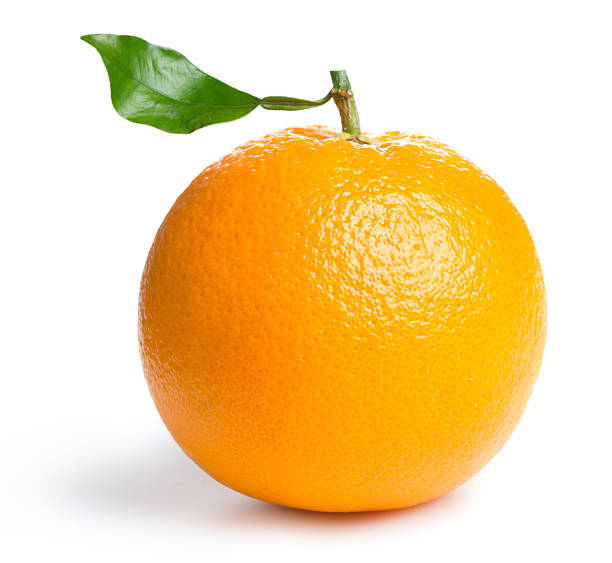
#> input picture OpenCV_Python_Tutorials/Working_with_Images/Image_Processing/orange.jpg, 612 x 563 px
$ jupyter execute '06_Scaling_Rotating_Shifting_&_Edge_Detection.ipynb'
#> lines starting #> are read from the running program, lines starting #| are printed output that depends on the picture; after the words box and inside, x2 and y2 are one past the last pixel; in counts of white or black regions, pixels touching at a corner belong together
### Scaling, Rotating, Shifting and Edge Detection

Image processing in Python is a rapidly growing field with a wide range of applications. It is used in a variety of industries, including Computer vision, medical imaging, security, etc.

#### What is Image Processing?

Image processing is the field of study and application that deals with modifying and analyzing digital images using computer algorithms. The goal of image processing is to enhance the visual quality of images, extract useful information, and make images suitable for further analysis or interpretation.

#### Image Processing Using OpenCV

OpenCV (Open Source Computer Vision) is a powerful and widely-used library for image processing and computer vision tasks. It provides a comprehensive set of functions and tools that facilitate the development of applications dealing with images and videos.

While taking photographs is as simple as pressing a button, processing and improving those images sometimes takes more than a few lines of code. That’s where image processing libraries like OpenCV come into play. OpenCV is a popular open-source package that covers a wide range of image processing and computer vision capabilities and methods. It supports multiple programming languages including Python, C++, and Java. OpenCV is highly tuned for real-time applications and has a wide range of capabilities.

#### Image Processing with Python

We will make the following operations most commonly uses for data augmentation task which training the model in computer Vision.

 1. Image Resizing
 2. Image Rotation
 3. Image Translation
 4. Image Shearing
 5. Image Normalization
 6. Edge detection in an Image
 7. Image Blurring
 8. Morphological Image Processing

#### 1. Image Resizing

Scaling operations increase or reduce the size of an image.

The cv2.resize() function is used to resize an python image in OpenCV. It takes the following arguments:

cv2.resize(src, dsize,interpolation)

 - src: The image to be resized.
 - dsize: The desired width and height of the resized image.
 - interpolation: The interpolation method to be used.

When the python image is resized, the interpolation method defines how the new pixels are computed. There are several interpolation techniques, each of which has its own quality vs. speed trade-offs.

It is important to note that resizing an image can reduce its quality. This is because the new pixels are calculated by interpolating between the existing pixels, and this can introduce some blurring.

[cell 1]
import cv2
import numpy as np

[cell 2]
# load the image
image = cv2.imread("orange.jpg", 1)
#> image is the input picture: shape (563, 612, 3); mean B, G, R 160.9, 215, 244.7

cv2.imshow("image", image)
cv2.waitKey(0)

# Define the scale factor
# Increase the size by 3 times
scale_factor_1 = 3.0
# Decrease the size by 3 times
scale_factor_2 = 1/3.0

# Get the original image dimensions
height, width = image.shape[:2]
#> height = 563; width = 612

# Calculate the new image dimensions
new_height = int(height * scale_factor_1)
#> new_height = 1689
new_width = int(width * scale_factor_1)
#> new_width = 1836

# Resize the image
zoomed_image = cv2.resize(src=image,
                          dsize=(new_width, new_height),
                          interpolation=cv2.INTER_CUBIC)

cv2.imshow("zoomed_image", zoomed_image)
cv2.waitKey(0)

# Calculate the new image dimensions
new_height1 = int(height * scale_factor_2)
#> new_height1 = 187
new_width1 = int(width * scale_factor_2)
#> new_width1 = 204

# Scaled image
scaled_image = cv2.resize(src=image,
                          dsize=(new_width1, new_height1),
                          interpolation= cv2.INTER_AREA)

cv2.imshow("scaled_image", scaled_image)
cv2.waitKey(0)

cv2.destroyAllWindows()

#### 2. Image Rotation

Images can be rotated to any degree clockwise or otherwise. We just need to define rotation matrix listing rotation point, degree of rotation and the scaling factor.

 - The cv2.getRotationMatrix2D() function is used to create a rotation matrix for an image. It takes the following arguments:
    - The center of rotation for the image.
    - The angle of rotation in degrees.
    - The scale factor.

 - The cv2.warpAffine() function is used to apply a transformation matrix to an image. It takes the following arguments:
    - The python image to be transformed.
    - The transformation matrix.
    - The output image size.

 - The rotation angle can be positive or negative. A positive angle rotates the image clockwise, while a negative angle rotates the image counterclockwise.

 - The scale factor can be used to scale the image up or down. A scale factor of 1 will keep the image the same size, while a scale factor of 2 will double the size of the python image.

[cell 3]
# load the image
image = cv2.imread("orange.jpg", 1)

cv2.imshow("image", image)
cv2.waitKey(0)

# Image rotation parameter
center = (image.shape[1] // 2, image.shape[0] // 2)
#> center = (306, 281)
angle = 30
scale = 1

# getRotationMatrix2D creates a matrix needed for transformation.
rotation_matrix = cv2.getRotationMatrix2D(center, angle, scale)

# We want matrix for rotation w.r.t center to 30 degree without scaling.
rotated_image = cv2.warpAffine(image, rotation_matrix, (image.shape[1], image.shape[0]))
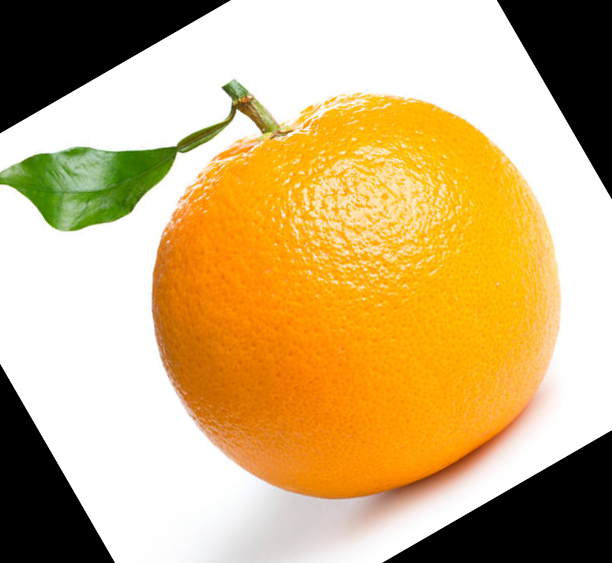
#> rotated_image: shape (563, 612, 3); mean B, G, R 121.5, 175.5, 205.3

cv2.imshow("rotated_image", rotated_image)
cv2.waitKey(0)

cv2.destroyAllWindows()

#### 3. Image Translation
Translating an image means shifting it within a given frame of reference that can be along the x-axis and y-axis.

 - To translate an image using OpenCV, we need to create a transformation matrix. This matrix is a 2×3 matrix that specifies the amount of translation in each direction.

 - The cv2.warpAffine() function is used to apply a transformation matrix to an image. It takes the following arguments:
    - The image to be transformed.
    - The transformation matrix.
    - The output image size.

 - The translation parameters are specified in the transformation matrix as the tx and ty elements. The tx element specifies the amount of translation in the x-axis, while the ty element specifies the amount of translation in the y-axis.

[cell 4]
# load the image
image = cv2.imread("orange.jpg", 1)

cv2.imshow("image", image)
cv2.waitKey(0)

width = image.shape[1]
height = image.shape[0]

tx = 100
ty = 70

# Translation matrix
translation_matrix = np.array([[1, 0, tx], [0, 1, ty]], dtype=np.float32)

# warpAffine does appropriate shifting given the Translation matrix.
translated_image = cv2.warpAffine(image, translation_matrix, (width, height))
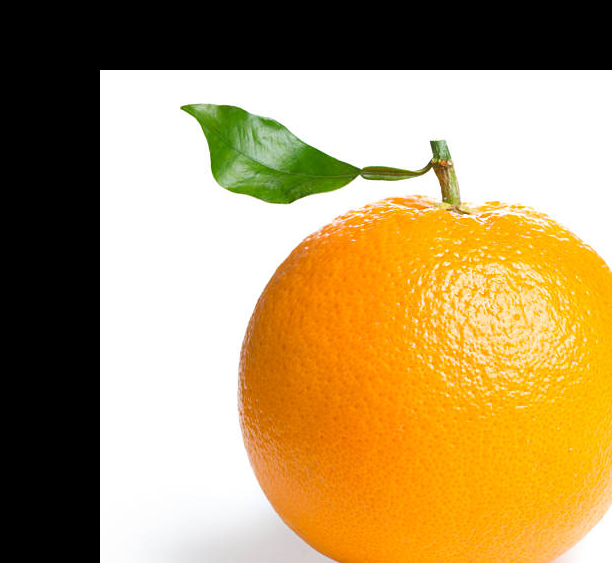
#> translated_image: shape (563, 612, 3); mean B, G, R 100.2, 150.7, 177.9

cv2.imshow("translated_image", translated_image)
cv2.waitKey(0)

cv2.destroyAllWindows()

#### 4. Image Shearing

Image shearing is a geometric transformation that skews an image along one or both axes i.e x or y axis.

 - To shear an image using OpenCV, we need to create a transformation matrix. This matrix is a 2×3 matrix that specifies the amount of shearing in each direction.

 - The cv2.warpAffine() function is used to apply a transformation matrix to an image. It takes the following arguments:
    - The image to be transformed.
    - The transformation matrix.
    - The output image size.

 - The shearing parameters are specified in the transformation matrix as the shearX shearY elements. The shearX element specifies the amount of shearing in the x-axis, while the shearY element specifies the amount of shearing in the y-axis.

[cell 5]
# load the image
image = cv2.imread("orange.jpg", 1)

cv2.imshow("image", image)
cv2.waitKey(0)

# Image shape along X and Y
width = image.shape[1]
height = image.shape[0]

# Define the Shearing factor
shearX = -0.15
shearY = 0

# Define the Transformation matrix for shearing
transformation_matrix = np.array([[1, shearX, 0],
                                  [0, 1, shearY]], dtype=np.float32)
# Apply shearing
sheared_image = cv2.warpAffine(image, transformation_matrix, (width, height))
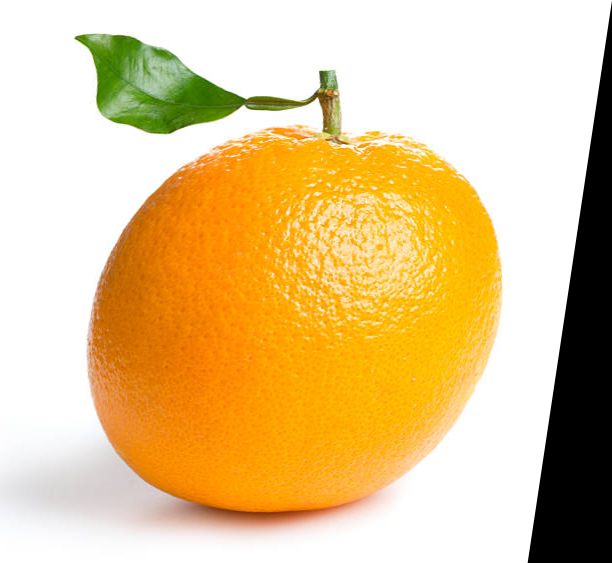
#> sheared_image: shape (563, 612, 3); mean B, G, R 143.4, 197.5, 227.3

cv2.imshow("sheared_image", sheared_image)
cv2.waitKey(0)

cv2.destroyAllWindows()

#### 5. Image Normalization

Image normalization is a process of scaling the pixel values in an image to a specific range.This is often done to improve the performance of image processing algorithms, as many algorithms work better when the pixel values are within a certain range.

 - In OpenCV, the cv2.normalize() function is used to normalize an image. This function takes the following arguments:
    - The input image.
    - The output image.
    - The minimum and maximum values of the normalized image.
    - The normalization type.
    - The dtype of the output image.

 - The normalization type specifies how the pixel values are scaled. There are several different normalization types available, each with its own trade-offs between accuracy and speed.

 - Image normalization is a common preprocessing step in many image processing tasks. It can help to improve the performance of algorithms such as image classification, object detection, and image segmentation.

[cell 6]
# load the image
image = cv2.imread("orange.jpg", 1)

cv2.imshow("image", image)
cv2.waitKey(0)

# Split the image into channels
b, g, r = cv2.split(image)
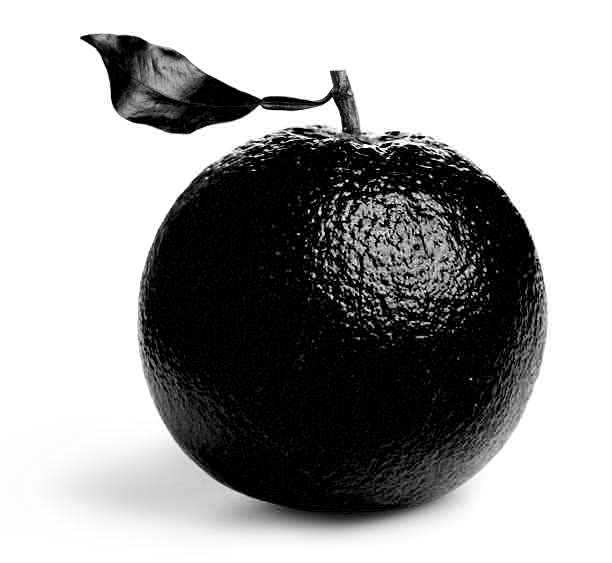
#> b: shape (563, 612); min 0, max 255, mean 160.9
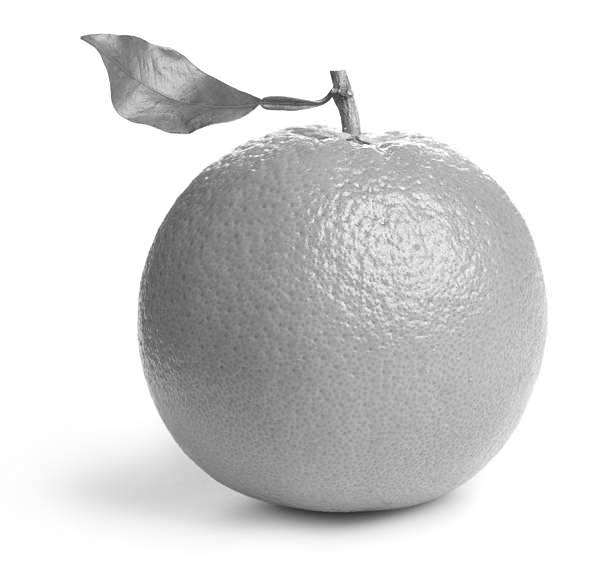
#> g: shape (563, 612); min 47, max 255, mean 215

# Normalization parameter
min_value = 0
max_value = 1
norm_type = cv2.NORM_MINMAX

# Normalize each channel
b_normalized = cv2.normalize(b.astype('float'), None, min_value, max_value, norm_type)
g_normalized = cv2.normalize(g.astype('float'), None, min_value, max_value, norm_type)
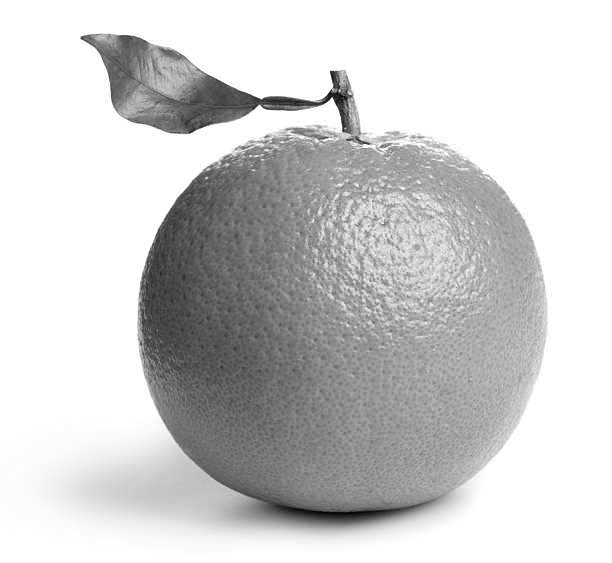
#> g_normalized: shape (563, 612) float64; min 1.04e-17, max 1, mean 0.808
r_normalized = cv2.normalize(r.astype('float'), None, min_value, max_value, norm_type)
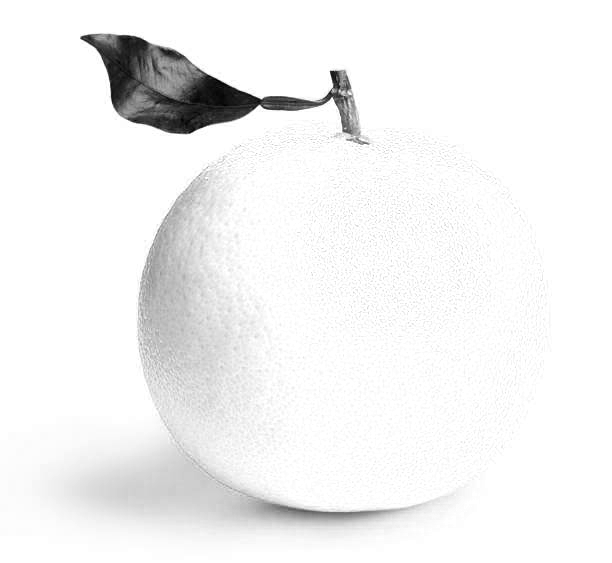
#> r_normalized: shape (563, 612) float64; min -7.81e-18, max 1, mean 0.952; drawn with min black and max white

# Merge the normalized channels back into an image
normalized_image = cv2.merge((b_normalized, g_normalized, r_normalized))
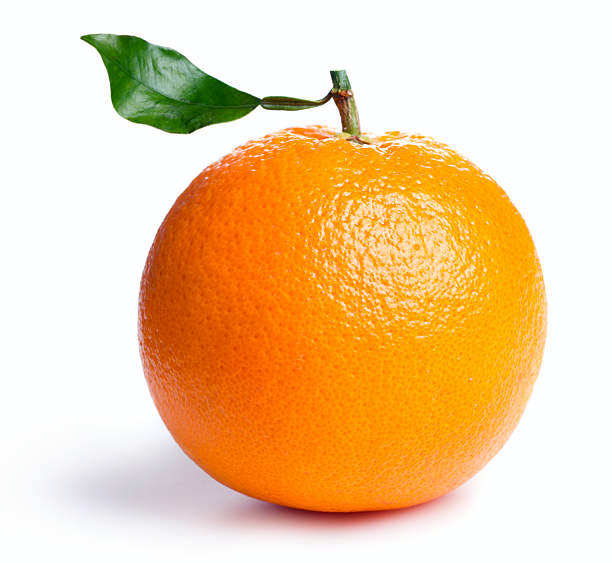
#> normalized_image: shape (563, 612, 3) float64; mean B, G, R 0.631, 0.808, 0.952; drawn with min black and max white

cv2.imshow("normalized_image", normalized_image)
cv2.waitKey(0)

cv2.destroyAllWindows()

#### 6. Edge detection of Image

The process of image edge detection involves detecting sharp edges in the image. This edge detection is essential in the context of image recognition or object localization/detection. There are several algorithms for detecting edges due to its wide applicability.

In image processing and computer vision applications, Canny Edge Detection is a well-liked edge detection approach. In order to detect edges, the Canny edge detector first smoothes the image to reduce noise, then computes its gradient, and then applies a threshold to the gradient. The multi-stage Canny edge detection method includes the following steps:

 - Gaussian smoothing: The image is smoothed using a Gaussian filter to remove noise.
 - Gradient calculation: The gradient of the image is calculated using the Sobel operator.
 - Non-maximum suppression: Non-maximum suppression is applied to the gradient image to remove spurious edges.
 - Hysteresis thresholding: Hysteresis thresholding is applied to the gradient image to identify strong and weak edges.

The Canny edge detector is a powerful edge detection algorithm that can produce high-quality edge images. However, it can also be computationally expensive.

[cell 7]
# load the image
image = cv2.imread("orange.jpg", 1)

cv2.imshow("image", image)
cv2.waitKey(0)

# Apply Canny edge detection
edges = cv2.Canny(image=image, threshold1=100, threshold2=700)
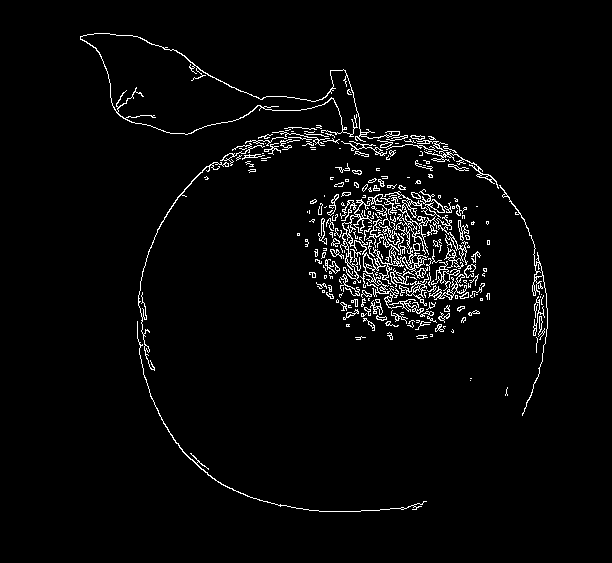
#> edges: shape (563, 612); 3.2% white in thin lines or dots, all inside (x1, y1, x2, y2) = (80, 33, 548, 512)

cv2.imshow("edges", edges)
cv2.waitKey(0)

cv2.destroyAllWindows()

#### 7. Image Blurring

Image blurring is the technique of reducing the detail of an image by averaging the pixel values in the neighborhood. This can be done to reduce noise, soften edges, or make it harder to identify a picture. In many image processing tasks, image blurring is a common preprocessing step. It is useful in the optimization of algorithms such as image classification, object identification, and image segmentation. In OpenCV, a variety of different blurring methods are available, each with a particular trade-off between blurring strength and speed.

Some of the most common blurring techniques include:

 - Gaussian blurring: This is a popular blurring technique that uses a Gaussian kernel to smooth out the image.
 - Median blurring: This blurring technique uses the median of the pixel values in a neighborhood to smooth out the image.
 - Bilateral blurring: This blurring technique preserves edges while blurring the image.

[cell 8]
# load the image
image = cv2.imread("orange.jpg", 1)

cv2.imshow("image", image)
cv2.waitKey(0)

# Apply Gaussian blur
blurred = cv2.GaussianBlur(image, (15, 15), 0)

cv2.imshow("blurred", blurred)
cv2.waitKey(0)

cv2.destroyAllWindows()

#### 8. Morphological Image Processing
Morphological image processing is a set of python image processing techniques based on the geometry of objects in an image. These procedures are commonly used to eliminate noise, separate objects, and detect edges in images.

Two of the most common morphological operations are:

 - Dilation: This operation expands the boundaries of objects in an image.
 - Erosion: This operation shrinks the boundaries of objects in an image.

Morphological procedures are often used in conjunction with other image processing methods like segmentation and edge detection.

[cell 9]
# load the image
image = cv2.imread("orange.jpg", 1)

cv2.imshow("image", image)
cv2.waitKey(0)

# Create a structuring element
kernel = np.ones((3, 3), np.uint8)

# Perform dilation
dilated = cv2.dilate(image, kernel, iterations=2)

cv2.imshow("dilated", dilated)
cv2.waitKey(0)

# Perform erosion
eroded = cv2.erode(image, kernel, iterations=2)

cv2.imshow("eroded", eroded)
cv2.waitKey(0)

# Perform opening (erosion followed by dilation)
opening = cv2.morphologyEx(image, cv2.MORPH_OPEN, kernel)

cv2.imshow("opening", opening)
cv2.waitKey(0)

# Perform closing (dilation followed by erosion)
closing = cv2.morphologyEx(image, cv2.MORPH_CLOSE, kernel)
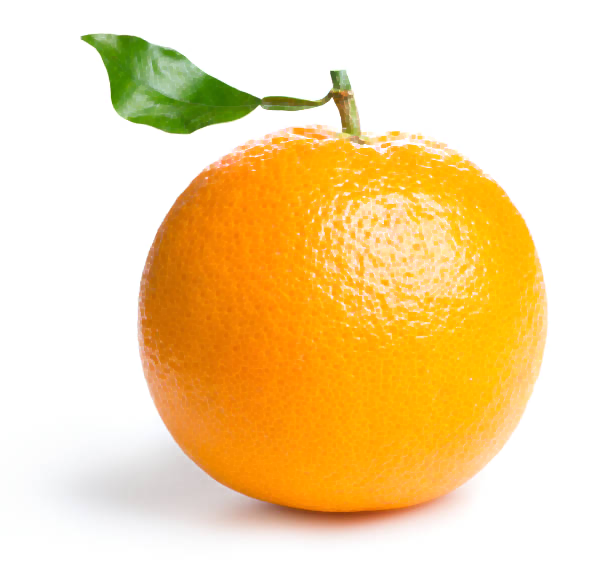
#> closing: shape (563, 612, 3); mean B, G, R 163.7, 216.4, 245.8

cv2.imshow("closing", closing)
cv2.waitKey(0)

cv2.destroyAllWindows()
